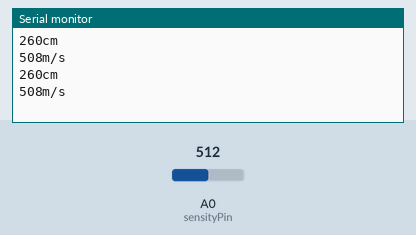
Simulated run of this sketch. Board: Arduino Uno, built with avr-gcc and run on an emulated ATmega328P. On the bench: the last lines printed to the serial monitor. The test bench sets the inputs (shaded band); at power-on: A0 (sensityPin) = 512.

Above: at 1.8 s.
1.9 s: A0 (sensityPin) set to 0
At 2.5 s:
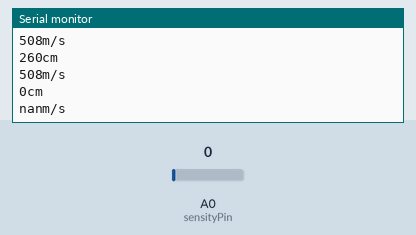
4.5 s: A0 (sensityPin) set to 122
At 5.8 s:
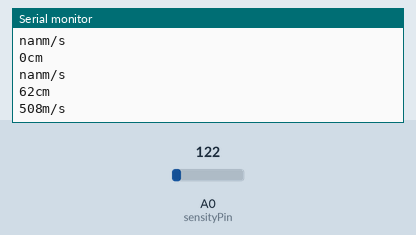
Timing chart, 0 to 7.5 s (numbered marks = the images above; inputs shaded):
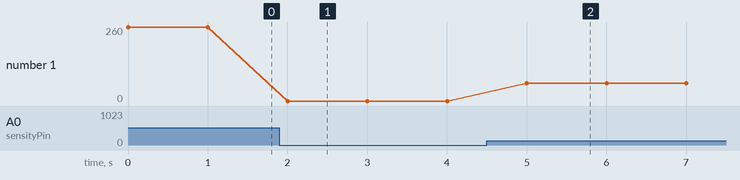

Measured:
- after the input at 1.9 s, the serial monitor: prints a new line after 0.10 s (image 1)
- after the input at 4.5 s, the serial monitor: prints a new line after 0.50 s (image 2)
- plotted number 1: 260 → 0 after the input at 1.9 s, 0 → 62 after the input at 4.5 s

The sketch:

SoundSpeed-URM09.ino
```cpp
// # Editor     : roker, eufisica
// # Date       : 17.12.2025

// # Sensor: URM09 Ultrasonic Sensor(Gravity Analog)(V1.0)
// # Sensor SKU : SEN0307
// # Version     : 1.0


#define  MAX_RANG      (520)//the max measurement vaule of the module is 520cm(a little bit longer than  effective max range)
#define  ADC_SOLUTION      (1023.0)//ADC accuracy of Arduino UNO is 10bit

int sensityPin = A0;    // select the input pin
//int dist = 15; // distance to the sensor
void setup() {
  // Serial init
  Serial.begin(9600);
}
float dist_t, sensity_t, v_sound;
void loop() {
  // read the value from the sensor:
 sensity_t = analogRead(sensityPin);
  // turn the ledPin on

 dist_t = sensity_t * MAX_RANG  / ADC_SOLUTION;//
 Serial.print(dist_t,0);
 Serial.println("cm");

 v_sound = (dist_t/sensity_t)*(100000/100);
 Serial.print(v_sound,0);
 Serial.println("m/s");

 delay(1000);

}
```
